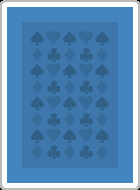
#> input picture KC.Frontend.Client/Assets/Cards/cardBack_blue2.png, 140 x 190 px; its folder holds 4 pictures in this run
$ python extractor.py
#> lines starting #> are read from the running program, lines starting #| are printed output that depends on the picture
import os

import cv2 as cv
import numpy as np

input_path="../../KC.Frontend.Client/Assets/Cards"

fns = os.listdir(input_path)
for filename in fns:
    if filename.lower().endswith(('.png', '.jpg', '.jpeg', '.bmp', '.tiff')):
        img_path = os.path.join(input_path, filename)
        img = cv.imread(img_path)
#> img is the input picture: shape (190, 140, 3); mean B, G, R 183.6, 139.7, 90.4
        if img is None:
            continue
        h, w = img.shape[:2]
#> h = 190; w = 140
        crop = img[:h//3, :w//3]
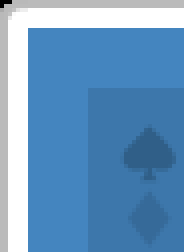
#> crop: shape (63, 46, 3) (shown 4 times larger); mean B, G, R 192.9, 151.7, 105.7
        out_path = os.path.join("./CardsCut", filename)
        cv.imwrite(out_path, crop)
#> pass 2 of the loop `for filename in fns:`:
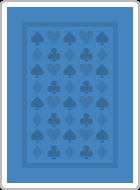
#> input picture KC.Frontend.Client/Assets/Cards/cardBack_blue4.png, 140 x 190 px
#> img is the input picture: shape (190, 140, 3); mean B, G, R 192, 145.5, 93.4
#> `crop = img[:h//3, :w//3]`:
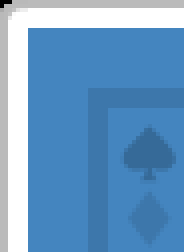
#> crop: shape (63, 46, 3) (shown 4 times larger); mean B, G, R 197.4, 154.9, 107.3
#> pass 3 of the loop `for filename in fns:`:
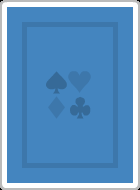
#> input picture KC.Frontend.Client/Assets/Cards/cardBack_blue5.png, 140 x 190 px
#> img is the input picture: shape (190, 140, 3); mean B, G, R 195.3, 147.8, 94.6
#> `crop = img[:h//3, :w//3]`:
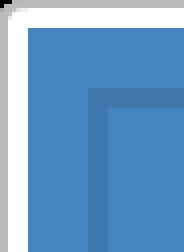
#> crop: shape (63, 46, 3) (shown 4 times larger); mean B, G, R 199.3, 156.2, 108
#> the loop made 4 passes; the first 3 are shown
